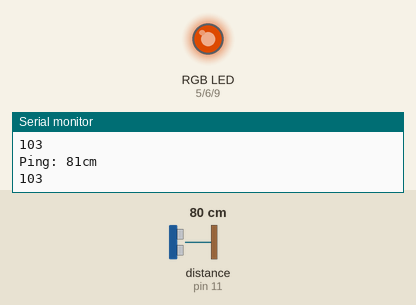
Recording of a sketch running on a simulated Arduino Uno, built with avr-gcc and run on an emulated ATmega328P. Parts: an RGB LED mixed from three pins (HIGH = lit), the last lines printed to the serial monitor. Inputs (shaded band) come from the test bench; at power-on: distance to the obstacle (sensor on pin 11) 80 cm. The echo pulse lasts 58.3 µs per cm; dim RGB values are drawn brighter than linear.

Above: at 1.2 s.
1.3 s: distance to the obstacle (sensor on pin 11) set to 120 cm
At 2.1 s:
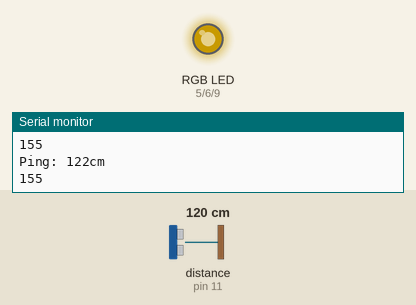
2.8 s: distance to the obstacle (sensor on pin 11) set to 2 cm
At 3.5 s:
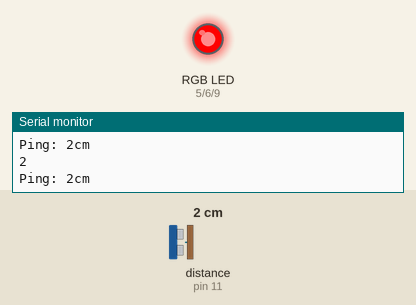
Timing chart, 0 to 5.8 s (numbered marks = the images above; inputs shaded):
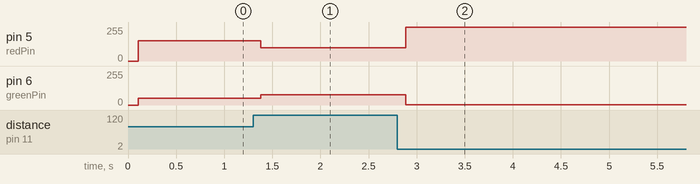

The sketch:

Ultrasonic.ino
```cpp
// ---------------------------------------------------------------------------
// Example NewPing library sketch that does a ping about 20 times per second.
// ---------------------------------------------------------------------------

#include <NewPing.h>

#define TRIGGER_PIN  12  // Arduino pin tied to trigger pin on the ultrasonic sensor.
#define ECHO_PIN     11  // Arduino pin tied to echo pin on the ultrasonic sensor.
#define MAX_DISTANCE 200 // Maximum distance we want to ping for (in centimeters). Maximum sensor distance is rated at 400-500cm.

NewPing sonar(TRIGGER_PIN, ECHO_PIN, MAX_DISTANCE); // NewPing setup of pins and maximum distance.

int redPin = 5;
int greenPin = 6;
int bluePin = 9;

void setup() {
  Serial.begin(9600);

 pinMode(redPin, OUTPUT);
 pinMode(greenPin, OUTPUT);
 pinMode(bluePin, OUTPUT);
}

void loop() {
  delay(100);                      // Wait 50ms between pings (about 20 pings/sec). 29ms should be the shortest delay between pings.
  unsigned int uS = sonar.ping(); // Send ping, get ping time in microseconds (uS).
  Serial.print("Ping: ");
  int cm = uS / US_ROUNDTRIP_CM;  // Convert ping time to distance in cm and print result (0 = outside set distance range)
  Serial.print(cm);
  Serial.println("cm");

  if (cm > 0)
  {
    int signal = map(cm, 0, MAX_DISTANCE, 0, 255);
    Serial.println(signal);
    setColor(255-signal, signal/2, 0);
  }
}

void setColor(int red, int green, int blue)
{
  #ifdef COMMON_ANODE
    red = 255 - red;
    green = 255 - green;
    blue = 255 - blue;
  #endif
  analogWrite(redPin, red);
  analogWrite(greenPin, green);
  analogWrite(bluePin, blue);
}
```

Measured:
- after the input at 1.3 s, pin 5 (redPin): 152/255 → 100/255 after 0.08 s; pin 6 (greenPin): 51/255 → 77/255 after 0.08 s
- after the input at 2.8 s, pin 5 (redPin): 100/255 → 253/255 after 0.08 s; pin 6 (greenPin): 77/255 → 1/255 after 0.08 s
